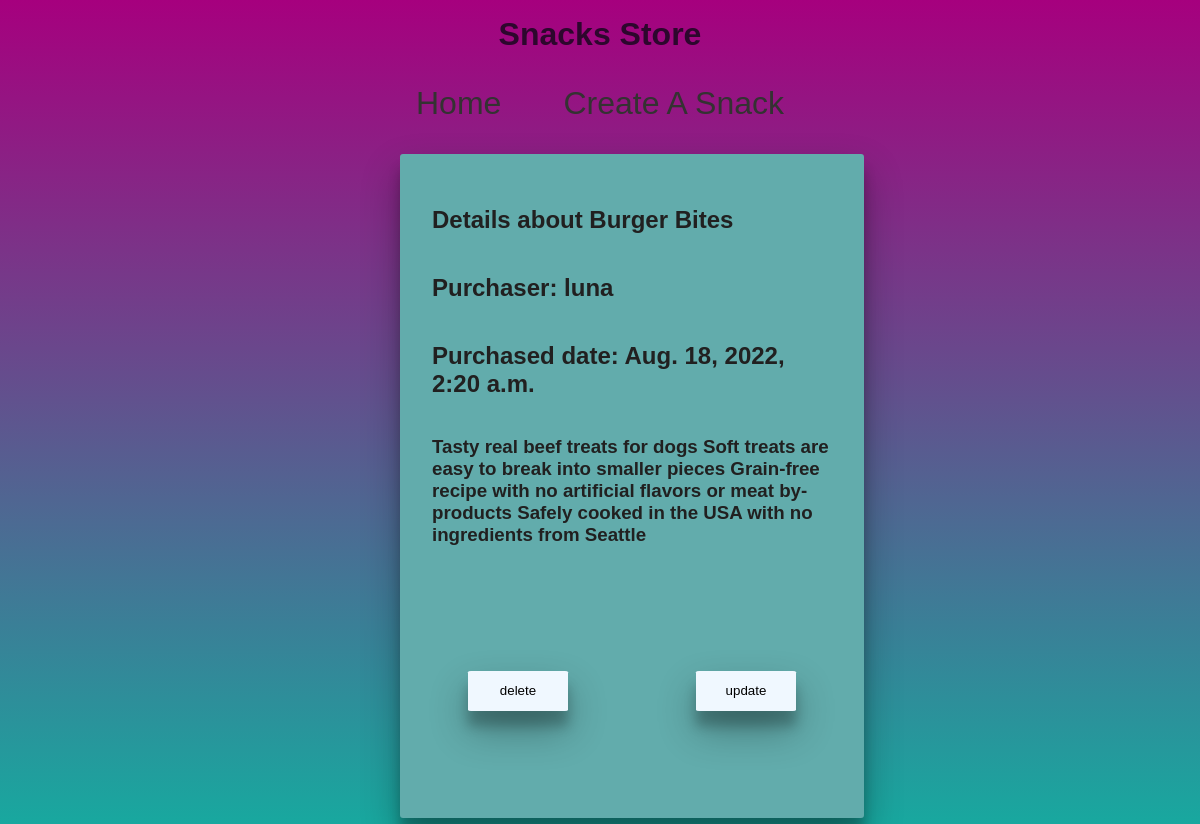
Page /4/ on the committed database.
### snacks/models.py (models this page shows, shortened)
class Snack(models.Model):
    title = models.CharField(max_length=64)
    description = models.TextField(default="")
    purchaser = models.ForeignKey(get_user_model(), on_delete=models.CASCADE)
    created = models.DateTimeField(auto_now_add=True, blank=True)

### snacks/views.py (the view)
# urls.py: path('<int:pk>/', SnackDetailView.as_view(), name='detail_snack'),
class SnackDetailView(DetailView):
    template_name = 'snack-detail.html'
    model = Snack

### templates/snack-detail.html
{% extends 'base.html' %}
{% block content %}
<main class="detail">
    <h2>Details about {{ snack.title }}</h2>
    <h2>Purchaser: {{ snack.purchaser }}</h2>
    <h2>Purchased date: {{ snack.created }}</h2>
    <h3>{{ snack.description }}</h3>
    <div class="buttons">
        <a href="{% url 'delete_snack' snack.pk %}"><button>delete</button></a>
        <a href="{% url 'update_snack' snack.pk %}"><button>update</button></a>
    </div>
</main>
{% endblock content %}

### static/style.css (style rules this page uses)
body { background: rgb(166, 0, 126); background: linear-gradient(180deg, rgba(166, 0, 126, 1) 0%, rgba(24, 168, 159, 1) 100%); color: rgb(33, 32, 32); font-family: Optima, sans-serif; }
main { height: 100vh; }
a { text-decoration: none; font-size: 2rem; color: rgb(52, 50, 50); margin: 1rem; }
div { margin: auto; width: 400px; }
.detail { background-color: rgb(98, 172, 172); height: 600px; width: 400px; display: flex; flex-direction: column; padding: 2rem; border-radius: 3px; box-shadow: 0 19px 38px rgba(0, 0, 0, 0.30), 0 15px 12px rgba(0, 0, 0, 0.22); }
.buttons { width: 90%; height: 50px; display: flex; justify-content: space-between; }
button { padding: none; margin: none; width: 100px; height: 40px; border: none; background-color: aliceblue; box-shadow: 0 19px 38px rgba(0, 0, 0, 0.30), 0 15px 12px rgba(0, 0, 0, 0.22); border-radius: 3%; transition-duration: 350ms; }

### rows in the picture
Snack: title "Burger Bites", purchaser "luna", created "Aug. 18, 2022, 2:20 a.m.", description "Tasty real beef treats for dogs Soft treats are easy to break into smaller pieces Grain-free recipe with no artificial flavors or meat by-products Safely cooked in the USA with no ingredients from Seattle"
